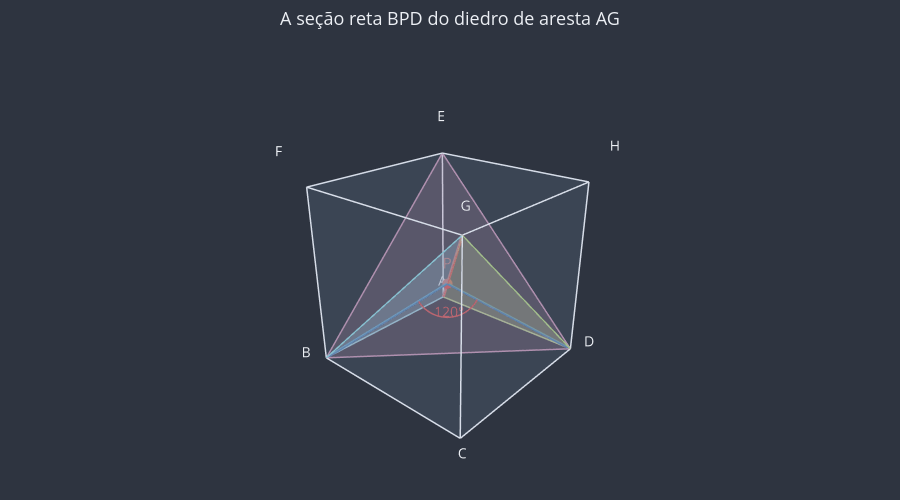

The notebook cell this image was saved under:
### Markdown cell above
**Exercício 7.** Os planos $ABGH$ e $ADGF$ contêm a diagonal $AG$: (a) a medida do diedro de aresta $AG$ com faces por $B$ e por $D$; (b) o ângulo entre os planos $ABGH$ e $ADGF$.

### Code cell
# (a) No notebook 03 vimos que AG ⊥ BDE, e AG fura BDE num ponto P. Como o plano
# BDE é perpendicular à aresta AG e B, D estão nas faces, o ângulo BPD é a seção
# reta do diedro.
# O triângulo BDE é equilátero: BD, DE e EB são diagonais de faces (2√2 cada).
# A é equidistante de B, D e E (AB = AD = AE = 2), e G também (GB = GD = GE = 2√2):
# a reta AG é o lugar dos pontos equidistantes de B, D e E (notebook 04), então P
# é o circuncentro do triângulo equilátero, que coincide com o seu centro.
# No centro de um triângulo equilátero, os segmentos até os vértices dividem a
# volta completa em três ângulos iguais: BPD = 360° / 3 = 120°.
diedro_ex7 = 360 / 3

# (b) Os planos ABGH e ADGF formam diedros de 120° e de 180° − 120° = 60°. O ângulo
# entre eles é o menor: 60°.
angulo_planos_ex7 = min(diedro_ex7, 180 - diedro_ex7)

print(diedro_ex7, angulo_planos_ex7)  # 120.0 60.0

# Conferência com o utils_3d (que usa vetores, assunto do módulo 07).
P = u3d.intersecao_reta_plano(A, G, plano_pelo_nome("BDE"))
print("P =", tuple(round(c, 4) for c in P))
print(f"Ângulo BPD: {u3d.medir_angulo(P, B, D):.1f}°")
print(f"Diedro de aresta AG: {u3d.medir_angulo_do_diedro(A, G, B, D):.1f}°")
angulo = u3d.medir_angulo_entre_planos(plano_pelo_nome("ABGH"), plano_pelo_nome("ADGF"))
print(f"Ângulo entre ABGH e ADGF: {angulo:.1f}°")

fig = u3d.criar_figura(titulo="A seção reta BPD do diedro de aresta AG")
fig = u3d.desenhar_cubo(fig)
# Dentro do cubo, os dois semiplanos de origem AG aparecem como os triângulos ABG e
# ADG.
fig = u3d.desenhar_poligono(fig, [A, B, G], cor=u3d.CORES["plano"], opacidade=0.35)
fig = u3d.desenhar_poligono(
    fig, [A, D, G], cor=u3d.CORES["plano_secundario"], opacidade=0.35
)
fig = u3d.desenhar_segmento(fig, A, G, cor=u3d.CORES["destaque"], espessura=6)
fig = u3d.desenhar_poligono(
    fig, [B, D, E], cor=u3d.CORES["plano_terciario"], opacidade=0.25
)
fig = u3d.desenhar_segmento(fig, P, B, cor=u3d.CORES["reta"], espessura=5)
fig = u3d.desenhar_segmento(fig, P, D, cor=u3d.CORES["reta"], espessura=5)
fig = u3d.desenhar_angulo(fig, P, B, D, rotulo="120°", raio=0.4)
fig = u3d.desenhar_ponto(fig, P, rotulo="P", cor=u3d.CORES["destaque"])
u3d.mostrar(fig)

# O plano ACGE também contém AG. Os três planos (ABGH, ADGF e ACGE) dividem o
# espaço em volta de AG em seis diedros de 60°.
for nome1, nome2 in [("ABGH", "ACGE"), ("ACGE", "ADGF")]:
    plano1, plano2 = plano_pelo_nome(nome1), plano_pelo_nome(nome2)
    angulo = u3d.medir_angulo_entre_planos(plano1, plano2)
    print(f"Ângulo entre {nome1} e {nome2}: {angulo:.1f}°")

### Figure 1 — Plotly figure (JSON) as saved in the notebook; plotly's stock layout.template omitted (floating-point values rounded to 4 significant figures)
{"data": [{"color": "#81A1C1", "hoverinfo": "skip", "i": [0, 0, 4, 4, 0, 0, 1, 1, 2, 2, 3, 3], "j": [1, 2, 5, 6, 1, 5, 2, 6, 3, 7, 0, 4], "k": [2, 3, 6, 7, 5, 4, 6, 5, 7, 6, 4, 7], "lighting": {"ambient": 1, "diffuse": 0, "fresnel": 0, "specular": 0}, "opacity": 0.08, "type": "mesh3d", "x": [0.0, 2.0, 2.0, 0.0, 0.0, 2.0, 2.0, 0.0], "y": [0.0, 0.0, 2.0, 2.0, 0.0, 0.0, 2.0, 2.0], "z": [0.0, 0.0, 0.0, 0.0, 2.0, 2.0, 2.0, 2.0]}, {"hoverinfo": "skip", "line": {"color": "#D8DEE9", "dash": "solid", "width": 3}, "mode": "lines", "type": "scatter3d", "x": [0, 2], "y": [0, 0], "z": [0, 0]}, {"hoverinfo": "skip", "line": {"color": "#D8DEE9", "dash": "solid", "width": 3}, "mode": "lines", "type": "scatter3d", "x": [2, 2], "y": [0, 2], "z": [0, 0]}, {"hoverinfo": "skip", "line": {"color": "#D8DEE9", "dash": "solid", "width": 3}, "mode": "lines", "type": "scatter3d", "x": [2, 0], "y": [2, 2], "z": [0, 0]}, {"hoverinfo": "skip", "line": {"color": "#D8DEE9", "dash": "solid", "width": 3}, "mode": "lines", "type": "scatter3d", "x": [0, 0], "y": [2, 0], "z": [0, 0]}, {"hoverinfo": "skip", "line": {"color": "#D8DEE9", "dash": "solid", "width": 3}, "mode": "lines", "type": "scatter3d", "x": [0, 2], "y": [0, 0], "z": [2, 2]}, {"hoverinfo": "skip", "line": {"color": "#D8DEE9", "dash": "solid", "width": 3}, "mode": "lines", "type": "scatter3d", "x": [2, 2], "y": [0, 2], "z": [2, 2]}, {"hoverinfo": "skip", "line": {"color": "#D8DEE9", "dash": "solid", "width": 3}, "mode": "lines", "type": "scatter3d", "x": [2, 0], "y": [2, 2], "z": [2, 2]}, {"hoverinfo": "skip", "line": {"color": "#D8DEE9", "dash": "solid", "width": 3}, "mode": "lines", "type": "scatter3d", "x": [0, 0], "y": [2, 0], "z": [2, 2]}, {"hoverinfo": "skip", "line": {"color": "#D8DEE9", "dash": "solid", "width": 3}, "mode": "lines", "type": "scatter3d", "x": [0, 0], "y": [0, 0], "z": [0, 2]}, {"hoverinfo": "skip", "line": {"color": "#D8DEE9", "dash": "solid", "width": 3}, "mode": "lines", "type": "scatter3d", "x": [2, 2], "y": [0, 0], "z": [0, 2]}, {"hoverinfo": "skip", "line": {"color": "#D8DEE9", "dash": "solid", "width": 3}, "mode": "lines", "type": "scatter3d", "x": [2, 2], "y": [2, 2], "z": [0, 2]}, {"hoverinfo": "skip", "line": {"color": "#D8DEE9", "dash": "solid", "width": 3}, "mode": "lines", "type": "scatter3d", "x": [0, 0], "y": [2, 2], "z": [0, 2]}, {"hoverinfo": "skip", "mode": "text", "text": ["A"], "textfont": {"color": "#ECEFF4", "size": 14}, "type": "scatter3d", "x": [-0.1732], "y": [-0.1732], "z": [-0.1732]}, {"hoverinfo": "skip", "mode": "text", "text": ["B"], "textfont": {"color": "#ECEFF4", "size": 14}, "type": "scatter3d", "x": [2.173], "y": [-0.1732], "z": [-0.1732]}, {"hoverinfo": "skip", "mode": "text", "text": ["C"], "textfont": {"color": "#ECEFF4", "size": 14}, "type": "scatter3d", "x": [2.173], "y": [2.173], "z": [-0.1732]}, {"hoverinfo": "skip", "mode": "text", "text": ["D"], "textfont": {"color": "#ECEFF4", "size": 14}, "type": "scatter3d", "x": [-0.1732], "y": [2.173], "z": [-0.1732]}, {"hoverinfo": "skip", "mode": "text", "text": ["E"], "textfont": {"color": "#ECEFF4", "size": 14}, "type": "scatter3d", "x": [-0.1732], "y": [-0.1732], "z": [2.173]}, {"hoverinfo": "skip", "mode": "text", "text": ["F"], "textfont": {"color": "#ECEFF4", "size": 14}, "type": "scatter3d", "x": [2.173], "y": [-0.1732], "z": [2.173]}, {"hoverinfo": "skip", "mode": "text", "text": ["G"], "textfont": {"color": "#ECEFF4", "size": 14}, "type": "scatter3d", "x": [2.173], "y": [2.173], "z": [2.173]}, {"hoverinfo": "skip", "mode": "text", "text": ["H"], "textfont": {"color": "#ECEFF4", "size": 14}, "type": "scatter3d", "x": [-0.1732], "y": [2.173], "z": [2.173]}, {"color": "#88C0D0", "hoverinfo": "skip", "i": [0], "j": [1], "k": [2], "lighting": {"ambient": 1, "diffuse": 0, "fresnel": 0, "specular": 0}, "opacity": 0.35, "type": "mesh3d", "x": [0.0, 2.0, 2.0], "y": [0.0, 0.0, 2.0], "z": [0.0, 0.0, 2.0]}, {"hoverinfo": "skip", "line": {"color": "#88C0D0", "width": 3}, "mode": "lines", "type": "scatter3d", "x": [0.0, 2.0, 2.0, 0.0], "y": [0.0, 0.0, 2.0, 0.0], "z": [0.0, 0.0, 2.0, 0.0]}, {"color": "#A3BE8C", "hoverinfo": "skip", "i": [0], "j": [1], "k": [2], "lighting": {"ambient": 1, "diffuse": 0, "fresnel": 0, "specular": 0}, "opacity": 0.35, "type": "mesh3d", "x": [0.0, 0.0, 2.0], "y": [0.0, 2.0, 2.0], "z": [0.0, 0.0, 2.0]}, {"hoverinfo": "skip", "line": {"color": "#A3BE8C", "width": 3}, "mode": "lines", "type": "scatter3d", "x": [0.0, 0.0, 2.0, 0.0], "y": [0.0, 2.0, 2.0, 0.0], "z": [0.0, 0.0, 2.0, 0.0]}, {"hoverinfo": "skip", "line": {"color": "#BF616A", "dash": "solid", "width": 6}, "mode": "lines", "type": "scatter3d", "x": [0, 2], "y": [0, 2], "z": [0, 2]}, {"color": "#B48EAD", "hoverinfo": "skip", "i": [0], "j": [1], "k": [2], "lighting": {"ambient": 1, "diffuse": 0, "fresnel": 0, "specular": 0}, "opacity": 0.25, "type": "mesh3d", "x": [2.0, 0.0, 0.0], "y": [0.0, 2.0, 0.0], "z": [0.0, 0.0, 2.0]}, {"hoverinfo": "skip", "line": {"color": "#B48EAD", "width": 3}, "mode": "lines", "type": "scatter3d", "x": [2.0, 0.0, 0.0, 2.0], "y": [0.0, 2.0, 0.0, 0.0], "z": [0.0, 0.0, 2.0, 0.0]}, {"hoverinfo": "skip", "line": {"color": "#5E81AC", "dash": "solid", "width": 5}, "mode": "lines", "type": "scatter3d", "x": [0.6667, 2], "y": [0.6667, 0], "z": [0.6667, 0]}, {"hoverinfo": "skip", "line": {"color": "#5E81AC", "dash": "solid", "width": 5}, "mode": "lines", "type": "scatter3d", "x": [0.6667, 0], "y": [0.6667, 2], "z": [0.6667, 0]}, {"hoverinfo": "skip", "line": {"color": "#BF616A", "width": 3}, "mode": "lines", "type": "scatter3d", "x": [0.9933, 0.9924, 0.9899, 0.9856, 0.9797, 0.9722, 0.9631, 0.9524, 0.9403, 0.9267, 0.9117, 0.8955, 0.8781, 0.8596, 0.8401, 0.8196, 0.7984, 0.7765, 0.754, 0.7311, 0.7078, 0.6843, 0.6608, 0.6372, 0.6138, 0.5907, 0.568, 0.5458, 0.5242, 0.5034], "y": [0.5034, 0.5242, 0.5458, 0.568, 0.5907, 0.6138, 0.6372, 0.6608, 0.6843, 0.7078, 0.7311, 0.754, 0.7765, 0.7984, 0.8196, 0.8401, 0.8596, 0.8781, 0.8955, 0.9117, 0.9267, 0.9403, 0.9524, 0.9631, 0.9722, 0.9797, 0.9856, 0.9899, 0.9924, 0.9933], "z": [0.5034, 0.4834, 0.4644, 0.4464, 0.4296, 0.414, 0.3997, 0.3868, 0.3754, 0.3655, 0.3572, 0.3504, 0.3454, 0.342, 0.3403, 0.3403, 0.342, 0.3454, 0.3504, 0.3572, 0.3655, 0.3754, 0.3868, 0.3997, 0.414, 0.4296, 0.4464, 0.4644, 0.4834, 0.5034]}, {"hoverinfo": "skip", "mode": "text", "text": ["120°"], "textfont": {"color": "#BF616A", "size": 14}, "type": "scatter3d", "x": [0.8953], "y": [0.8953], "z": [0.2094]}, {"hoverinfo": "text", "marker": {"color": "#BF616A", "size": 6}, "mode": "markers+text", "text": ["P"], "textfont": {"color": "#BF616A", "size": 15}, "textposition": "top center", "type": "scatter3d", "x": [0.6667], "y": [0.6667], "z": [0.6667]}], "layout": {"font": {"color": "#ECEFF4", "size": 13}, "height": 500, "margin": {"b": 0, "l": 0, "r": 0, "t": 50}, "paper_bgcolor": "#2E3440", "plot_bgcolor": "#2E3440", "scene": {"aspectmode": "data", "bgcolor": "#2E3440", "camera": {"eye": {"x": 1.6, "y": 1.4, "z": 1}}, "xaxis": {"visible": false}, "yaxis": {"visible": false}, "zaxis": {"visible": false}}, "showlegend": false, "title": {"text": "A seção reta BPD do diedro de aresta AG", "x": 0.5}}}
